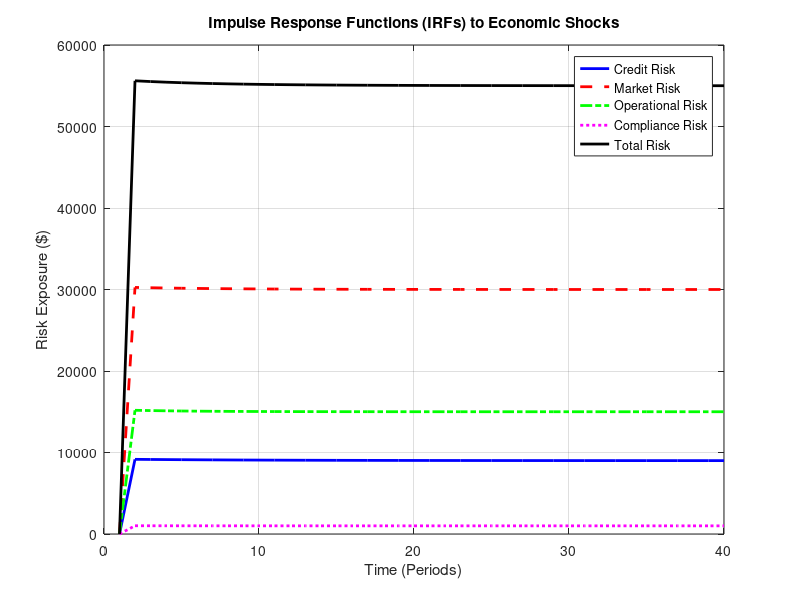
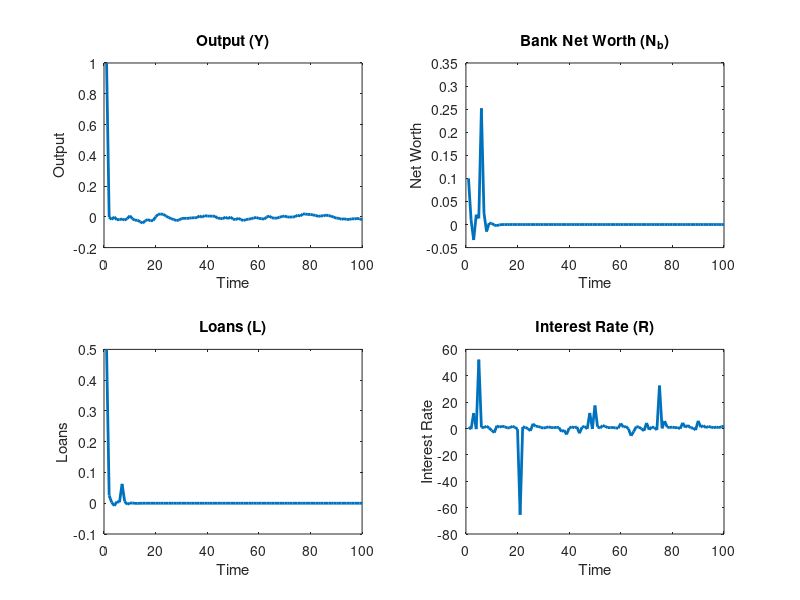

Here is the MATLAB script that generated these plots, in order: (Note: this script raises an error after producing the figures.)
% Advanced DSGE Model with Impulse Response Functions (IRFs)
% Author: Adelia Nur Fasha
% Objective: Extend DSGE simulation with Impulse Response Functions (IRFs)
% to observe the dynamic response of risk variables to economic shocks.

clc; clear; close all;

%% Simulation Settings
numSimulations = 10000;  % Number of Monte Carlo simulations
T = 40;                  % Time horizon for IRFs (40 periods)

%% DSGE Parameters
rho_A = 0.9;  % Productivity shock persistence
sigma_A = 0.02;  % Volatility of productivity shock

rho_m = 0.85;  % Monetary policy persistence
sigma_m = 0.01;  % Volatility of monetary policy shock

rho_f = 0.8;   % Fiscal policy persistence
sigma_f = 0.015;  % Volatility of fiscal policy shock

%% Risk Parameters (Aligned with Existing Model)
EAD = 1e6;               % Exposure at Default ($1 million)
LGD = 0.45;              % Loss Given Default (45%)
PD = 0.02;               % Probability of Default (2%)
marketVolatility = 0.015; % 1.5% daily volatility
marketExposure = 2e6;     % $2 million investment
opIncidentRate = 0.03;    % 3% chance of failure
opImpact = 5e5;           % $500,000 impact
complianceViolationRate = 0.01; % 1% violation probability
compliancePenalty = 1e5;        % $100,000 penalty

%% Initialize Shock Vectors
A_shock = zeros(T,1);  % Productivity Shock
m_shock = zeros(T,1);  % Monetary Policy Shock
f_shock = zeros(T,1);  % Fiscal Policy Shock

% Apply a one-time shock at t=1
A_shock(1) = sigma_A;  % Productivity shock
m_shock(1) = sigma_m;  % Monetary policy shock
f_shock(1) = sigma_f;  % Fiscal policy shock

%% Initialize Risk Responses (IRFs)
creditRisk_IRF = zeros(T,1);
marketRisk_IRF = zeros(T,1);
operationalRisk_IRF = zeros(T,1);
complianceRisk_IRF = zeros(T,1);
totalRisk_IRF = zeros(T,1);

%% IRF Simulation
for t = 2:T
    % Shock propagation (AR(1) process)
    A_shock(t) = rho_A * A_shock(t-1);
    m_shock(t) = rho_m * m_shock(t-1);
    f_shock(t) = rho_f * f_shock(t-1);
    
    % Credit Risk Response
    creditRisk_IRF(t) = PD * EAD * LGD * (1 + A_shock(t));
    
    % Market Risk Response
    marketRisk_IRF(t) = abs(marketVolatility * marketExposure * (1 + m_shock(t)));
    
    % Operational Risk Response
    operationalRisk_IRF(t) = opIncidentRate * opImpact * (1 + f_shock(t));
    
    % Compliance Risk Response
    complianceRisk_IRF(t) = complianceViolationRate * compliancePenalty * (1 + f_shock(t));
    
    % Total Risk
    totalRisk_IRF(t) = creditRisk_IRF(t) + marketRisk_IRF(t) + operationalRisk_IRF(t) + complianceRisk_IRF(t);
end

%% Visualization - Impulse Response Functions
figure;
plot(1:T, creditRisk_IRF, 'b-', 'LineWidth', 2); hold on;
plot(1:T, marketRisk_IRF, 'r--', 'LineWidth', 2);
plot(1:T, operationalRisk_IRF, 'g-.', 'LineWidth', 2);
plot(1:T, complianceRisk_IRF, 'm:', 'LineWidth', 2);
plot(1:T, totalRisk_IRF, 'k-', 'LineWidth', 2);
xlabel('Time (Periods)');
ylabel('Risk Exposure ($)');
title('Impulse Response Functions (IRFs) to Economic Shocks');
legend('Credit Risk', 'Market Risk', 'Operational Risk', 'Compliance Risk', 'Total Risk');
grid on;

%% Results Summary
fprintf('--- IRF Analysis Summary ---\n');
fprintf('Max Credit Risk Impact: $%.2f\n', max(creditRisk_IRF));
fprintf('Max Market Risk Impact: $%.2f\n', max(marketRisk_IRF));
fprintf('Max Operational Risk Impact: $%.2f\n', max(operationalRisk_IRF));
fprintf('Max Compliance Risk Impact: $%.2f\n', max(complianceRisk_IRF));
fprintf('Max Total Risk Impact: $%.2f\n', max(totalRisk_IRF));
% Gertler-Kiyotaki (GK) Model - Basic Financial Friction DSGE
% Define Parameters

beta = 0.99;      % Discount factor
sigma = 1;        % Risk aversion
phi = 1.5;        % Taylor rule inflation response
theta = 0.75;     % Price stickiness (Calvo parameter)
alpha = 0.33;     % Capital share in production
delta = 0.025;    % Capital depreciation rate

% Banking Sector Parameters
phi_b = 0.92;     % Fraction of banker net worth retained
eta = 0.25;       % Bank leverage ratio
zeta = 0.10;      % Fraction of bankers surviving

% Shock Parameters
rho_a = 0.9;      % Persistence of productivity shock
sigma_a = 0.01;   % Std. dev. of productivity shock
% Initialize Variables
T = 100; % Simulation horizon
A = zeros(T,1); % Productivity shock
K = zeros(T,1); % Capital stock
N_b = zeros(T,1); % Banker net worth
L = zeros(T,1); % Loans
Y = zeros(T,1); % Output
R = zeros(T,1); % Interest rate
pi = zeros(T,1); % Inflation

% Initial Conditions
A(1) = 0; K(1) = 1; N_b(1) = 0.1; L(1) = 0.5; Y(1) = K(1)^alpha; R(1) = 1;

% Productivity Shock (AR(1))
for t = 2:T
    A(t) = rho_a * A(t-1) + sigma_a * randn;
end

% Model Dynamics
for t = 2:T
    % Output
    Y(t) = A(t) * K(t-1)^alpha;
    
    % Bank Leverage Constraint: Loans limited by bank net worth
    L(t) = eta * N_b(t-1);
    
    % Banker Net Worth Evolution
    N_b(t) = phi_b * ((R(t-1) - 1) * L(t-1)) + zeta * N_b(t-1);
    
    % Capital Accumulation
    K(t) = (1 - delta) * K(t-1) + L(t);
    
    % Taylor Rule for Interest Rate
    pi(t) = (Y(t) - Y(t-1)) / Y(t-1); % Inflation approximation
    R(t) = 1 + phi * pi(t);
end
% Plot Results
figure;

subplot(2,2,1);
plot(Y, 'LineWidth', 2);
title('Output (Y)');
xlabel('Time');
ylabel('Output');

subplot(2,2,2);
plot(N_b, 'LineWidth', 2);
title('Bank Net Worth (N_b)');
xlabel('Time');
ylabel('Net Worth');

subplot(2,2,3);
plot(L, 'LineWidth', 2);
title('Loans (L)');
xlabel('Time');
ylabel('Loans');

subplot(2,2,4);
plot(R, 'LineWidth', 2);
title('Interest Rate (R)');
xlabel('Time');
ylabel('Interest Rate');

sgtitle('Gertler-Kiyotaki (GK) Model Dynamics');
% Financial Friction DSGE Model (Gertler-Kiyotaki/BGG Framework)

% Clear workspace and define parameters
clear; clc; close all;

%% Model Parameters
beta = 0.99;            % Discount factor
sigma = 1;              % Risk aversion
phi = 1;                % Inverse Frisch elasticity
rho = 0.9;              % Persistence of technology shock
sigma_e = 0.01;         % Std. deviation of technology shock
delta = 0.025;          % Capital depreciation rate
alpha = 0.33;          % Capital share in production
eta = 0.5;              % Capital adjustment cost

% Financial Friction Parameters
phi_k = 0.36;           % Leverage ratio (fraction of capital funded by debt)
kappa = 0.1;            % Cost of external financing

%% Steady State Values
k_ss = ((alpha / (1 / beta - 1 + delta)))^(1 / (1 - alpha));
y_ss = k_ss^alpha;
investment_ss = delta * k_ss;
interest_rate_ss = 1 / beta - 1;
credit_spread_ss = kappa * phi_k;

%% Simulation Setup
T = 100;                 % Time periods
shock = sigma_e * randn(T, 1); % Technology shock

% Initialize variables
capital = zeros(T, 1);
output = zeros(T, 1);
investment = zeros(T, 1);
bank_debt = zeros(T, 1);
interest_rate = zeros(T, 1);
credit_spread = zeros(T, 1);

capital(1) = k_ss;
output(1) = y_ss;
investment(1) = investment_ss;
bank_debt(1) = phi_k * k_ss;
interest_rate(1) = interest_rate_ss;
credit_spread(1) = credit_spread_ss;

%% Model Simulation
for t = 2:T
    % Productivity shock
    z_t = rho * shock(t - 1) + shock(t);
    
    % Output with financial frictions
    output(t) = exp(z_t) * capital(t - 1)^alpha;
    
    % Investment decision with adjustment costs
    investment(t) = ((1 - kappa) * beta * output(t)) / (1 + eta);
    
    % Capital accumulation
    capital(t) = (1 - delta) * capital(t - 1) + investment(t);
    
    % Bank debt evolution
    bank_debt(t) = phi_k * capital(t);
    
    % Interest rate dynamics (Taylor Rule)
    interest_rate(t) = interest_rate_ss + phi * (output(t) - y_ss);
    
    % Credit spread dynamics
    credit_spread(t) = kappa * (bank_debt(t) / capital(t));
end

%% Plot Results
figure;
subplot(3,1,1);
plot(output, 'LineWidth', 1.5);
title('Output Dynamics with Financial Frictions');
ylabel('Output'); grid on;

subplot(3,1,2);
plot(investment, 'LineWidth', 1.5);
title('Investment Dynamics');
ylabel('Investment'); grid on;

subplot(3,1,3);
plot(bank_debt, 'LineWidth', 1.5);
title('Bank Debt Evolution');
ylabel('Debt'); xlabel('Time'); grid on;

figure;
subplot(2,1,1);
plot(interest_rate, 'LineWidth', 1.5);
title('Interest Rate Dynamics');
ylabel('Interest Rate'); grid on;

subplot(2,1,2);
plot(credit_spread, 'LineWidth', 1.5);
title('Credit Spread Dynamics');
ylabel('Credit Spread'); xlabel('Time'); grid on;

grid on;

%% Interpretation
% - Observe how shocks propagate through output, investment, bank debt, interest rates, and credit spreads.
% - Higher leverage increases the economy's sensitivity to financial shocks.
% - Bank debt and credit spreads amplify business cycle fluctuations.
